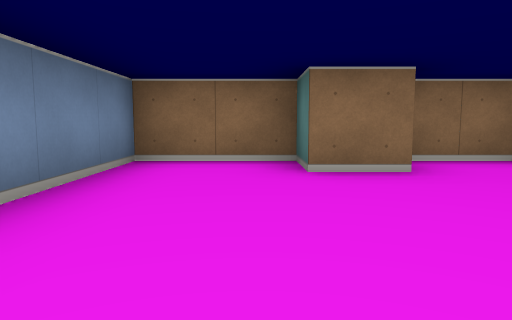
view 1 (above)

12 first-person views from a walk through a cub3D level. The camera is about half as high as the walls, tilts 6° down and sees 70° across. The floor is counted in squares. Each view is taken from the middle of a square. On the plan, view 1 faces up. The plan holds only what a view shows up to about 9 squares ahead; the rest is blank.

view 2
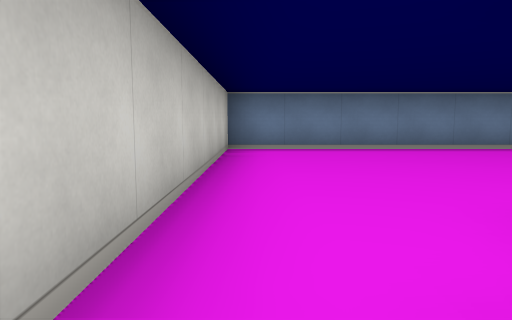

view 3
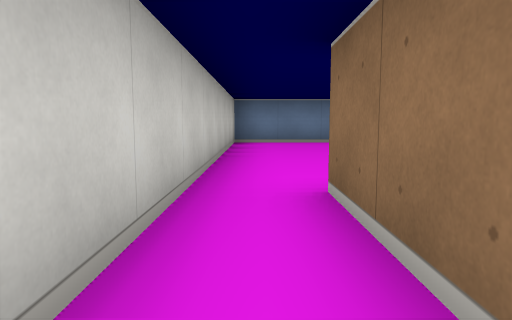

view 4
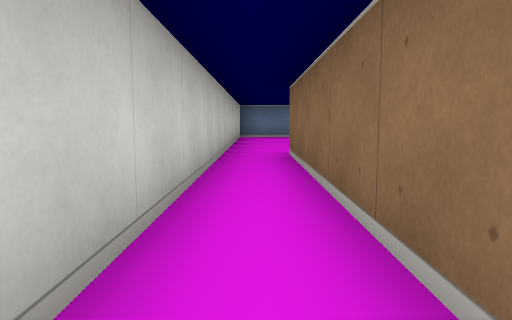

view 5
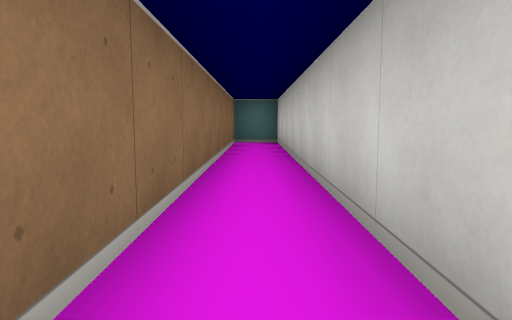

view 6
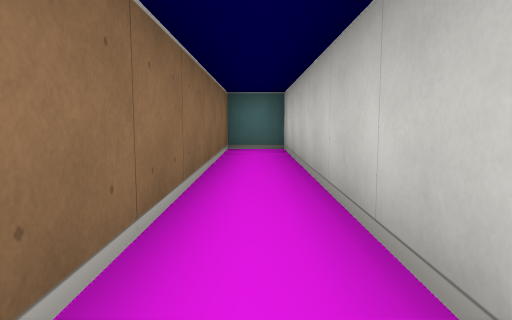

view 7
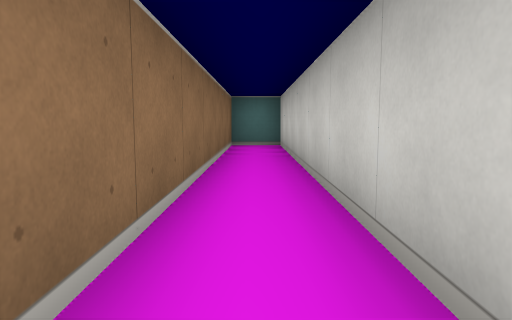

view 8
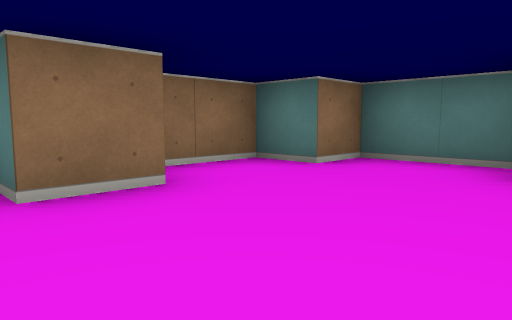

view 9
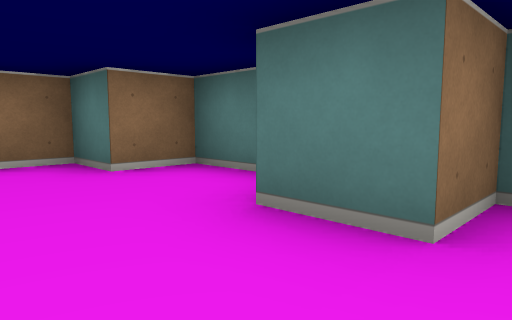

view 10
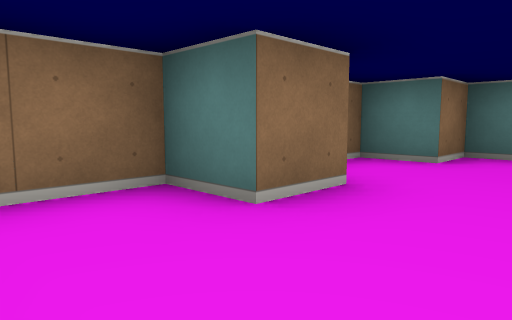

view 11
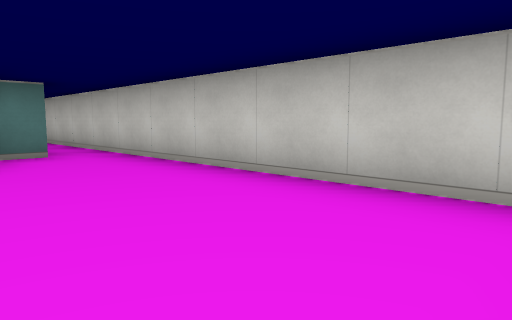

view 12
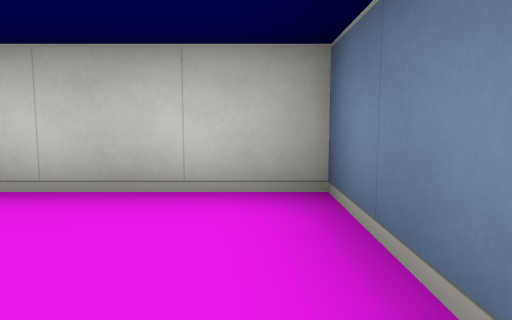

### Floor plan
Points are (right, up) in squares from view 1. A wall is a line through its corners. A room is listed if a view was taken in it or the views show most of it. See-through windows are left out.
Room 1 (views 1, 2, 3, 4, 5, 6, 7, 8, 9, 10, 11, 12)
walls: (4.5, 1.8) (4.5, 3.5) (3.5, 3.5) (3.5, 4.5) (1.9, 4.5); (1.6, 3.5) (0.5, 3.5) (0.5, 4.5) (-1.5, 4.5) (-1.5, -1.5) (15.5, -1.5) (15.5, -0.5) (4.5, -0.5) (4.5, 0.5) (3.5, 0.5) (3.5, 1.5)

Where each view was taken, in squares from view 1:
view 1: 0 up, 0 right, facing up
view 2: 1 down, 5 right, facing left
view 3: 1 down, 7 right, facing left
view 4: 1 down, 10 right, facing left
view 5: 1 down, 7 right, facing right
view 6: 1 down, 9 right, facing right
view 7: 1 down, 8 right, facing right
view 8: 1 up, 0 right, facing up-right
view 9: 0 up, 2 right, facing up-right
view 10: 2 up, 1 left, facing up-right
view 11: 1 up, 1 left, facing down-right
view 12: 1 up, 1 left, facing down
